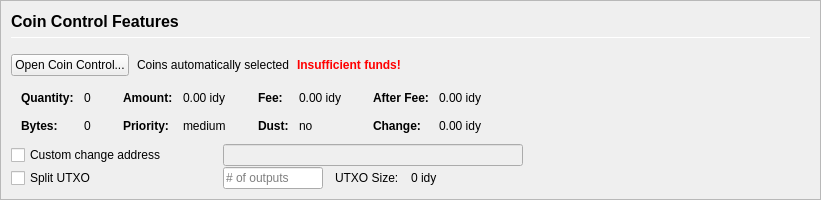
         <widget class="QFrame" name="frameCoinControl">
          <property name="sizePolicy">
           <sizepolicy hsizetype="Expanding" vsizetype="Expanding">
            <horstretch>0</horstretch>
            <verstretch>0</verstretch>
           </sizepolicy>
          </property>
          <property name="maximumSize">
           <size>
            <width>16777215</width>
            <height>16777215</height>
           </size>
          </property>
          <property name="frameShape">
           <enum>QFrame::StyledPanel</enum>
          </property>
          <property name="frameShadow">
           <enum>QFrame::Sunken</enum>
          </property>
          <layout class="QVBoxLayout" name="verticalLayoutCoinControl2">
           <property name="spacing">
            <number>0</number>
           </property>
           <property name="leftMargin">
            <number>0</number>
           </property>
           <property name="topMargin">
            <number>0</number>
           </property>
           <property name="rightMargin">
            <number>0</number>
           </property>
           <property name="bottomMargin">
            <number>0</number>
           </property>
           <item>
            <widget class="QFrame" name="frameCoinControl_BG">
             <layout class="QVBoxLayout" name="verticalLayoutCoinControl" stretch="0,0,0,0,0,0">
              <property name="spacing">
               <number>1</number>
              </property>
              <property name="leftMargin">
               <number>10</number>
              </property>
              <property name="topMargin">
               <number>10</number>
              </property>
              <item>
               <layout class="QHBoxLayout" name="horizontalLayoutCoinControl1">
                <property name="bottomMargin">
                 <number>15</number>
                </property>
                <item>
                 <layout class="QVBoxLayout" name="verticalLayout_3">
                  <property name="spacing">
                   <number>6</number>
                  </property>
                  <item>
                   <widget class="QLabel" name="labelCoinControlFeatures">
                    <property name="sizePolicy">
                     <sizepolicy hsizetype="Preferred" vsizetype="Maximum">
                      <horstretch>0</horstretch>
                      <verstretch>0</verstretch>
                     </sizepolicy>
                    </property>
                    <property name="minimumSize">
                     <size>
                      <width>0</width>
                      <height>20</height>
                     </size>
                    </property>
                    <property name="font">
                     <font>
                      <pointsize>12</pointsize>
                      <weight>75</weight>
                      <bold>true</bold>
                     </font>
                    </property>
                    <property name="styleSheet">
                     <string notr="true">font-weight:bold;</string>
                    </property>
                    <property name="text">
                     <string>Coin Control Features</string>
                    </property>
                   </widget>
                  </item>
                  <item>
                   <widget class="Line" name="line">
                    <property name="minimumSize">
                     <size>
                      <width>0</width>
                      <height>1</height>
                     </size>
                    </property>
                    <property name="maximumSize">
                     <size>
                      <width>16777215</width>
                      <height>1</height>
                     </size>
                    </property>
                    <property name="orientation">
                     <enum>Qt::Horizontal</enum>
                    </property>
                   </widget>
                  </item>
                 </layout>
                </item>
               </layout>
              </item>
              <item>
               <layout class="QHBoxLayout" name="horizontalLayoutCoinControl2" stretch="0,0,0,0">
                <property name="spacing">
                 <number>8</number>
                </property>
                <property name="bottomMargin">
                 <number>10</number>
                </property>
                <item>
                 <widget class="QPushButton" name="pushButtonCoinControl">
                  <property name="styleSheet">
                   <string notr="true"/>
                  </property>
                  <property name="text">
                   <string>Open Coin Control...</string>
                  </property>
                  <property name="autoDefault">
                   <bool>false</bool>
                  </property>
                 </widget>
                </item>
                <item>
                 <widget class="QLabel" name="labelCoinControlAutomaticallySelected">
                  <property name="text">
                   <string>Coins automatically selected</string>
                  </property>
                  <property name="margin">
                   <number>5</number>
                  </property>
                 </widget>
                </item>
                <item>
                 <widget class="QLabel" name="labelCoinControlInsuffFunds">
                  <property name="font">
                   <font>
                    <weight>75</weight>
                    <bold>true</bold>
                   </font>
                  </property>
                  <property name="styleSheet">
                   <string notr="true">color:red;font-weight:bold;</string>
                  </property>
                  <property name="text">
                   <string>Insufficient funds!</string>
                  </property>
                  <property name="margin">
                   <number>5</number>
                  </property>
                 </widget>
                </item>
                <item>
                 <spacer name="horizontalSpacerCoinControl">
                  <property name="orientation">
                   <enum>Qt::Horizontal</enum>
                  </property>
                  <property name="sizeHint" stdset="0">
                   <size>
                    <width>40</width>
                    <height>1</height>
                   </size>
                  </property>
                 </spacer>
                </item>
               </layout>
              </item>
              <item>
               <widget class="QWidget" name="widgetCoinControl" native="true">
                <property name="sizePolicy">
                 <sizepolicy hsizetype="Preferred" vsizetype="Preferred">
                  <horstretch>0</horstretch>
                  <verstretch>0</verstretch>
                 </sizepolicy>
                </property>
                <property name="minimumSize">
                 <size>
                  <width>0</width>
                  <height>0</height>
                 </size>
                </property>
                <property name="styleSheet">
                 <string notr="true"/>
                </property>
                <layout class="QHBoxLayout" name="horizontalLayoutCoinControl5">
                 <property name="leftMargin">
                  <number>0</number>
                 </property>
                 <property name="topMargin">
                  <number>0</number>
                 </property>
                 <property name="rightMargin">
                  <number>0</number>
                 </property>
                 <property name="bottomMargin">
                  <number>0</number>
                 </property>
                 <item>
                  <layout class="QHBoxLayout" name="horizontalLayoutCoinControl3" stretch="0,0,0,1">
                   <property name="spacing">
                    <number>20</number>
                   </property>
                   <property name="topMargin">
                    <number>0</number>
                   </property>
                   <property name="bottomMargin">
                    <number>10</number>
                   </property>
                   <item>
                    <layout class="QFormLayout" name="formLayoutCoinControl1">
                     <property name="horizontalSpacing">
                      <number>10</number>
                     </property>
                     <property name="verticalSpacing">
                      <number>14</number>
                     </property>
                     <property name="leftMargin">
                      <number>10</number>
                     </property>
                     <property name="topMargin">
                      <number>4</number>
                     </property>
                     <property name="rightMargin">
                      <number>6</number>
                     </property>
                     <item row="0" column="0">
                      <widget class="QLabel" name="labelCoinControlQuantityText">
                       <property name="font">
                        <font>
                         <weight>75</weight>
                         <bold>true</bold>
                        </font>
                       </property>
                       <property name="text">
                        <string>Quantity:</string>
                       </property>
                       <property name="margin">
                        <number>0</number>
                       </property>
                      </widget>
                     </item>
                     <item row="0" column="1">
                      <widget class="QLabel" name="labelCoinControlQuantity">
                       <property name="cursor">
                        <cursorShape>IBeamCursor</cursorShape>
                       </property>
                       <property name="contextMenuPolicy">
                        <enum>Qt::ActionsContextMenu</enum>
                       </property>
                       <property name="text">
                        <string notr="true">0</string>
                       </property>
                       <property name="margin">
                        <number>0</number>
                       </property>
                       <property name="textInteractionFlags">
                        <set>Qt::LinksAccessibleByMouse|Qt::TextSelectableByKeyboard|Qt::TextSelectableByMouse</set>
                       </property>
                      </widget>
                     </item>
                     <item row="1" column="0">
                      <widget class="QLabel" name="labelCoinControlBytesText">
                       <property name="font">
                        <font>
                         <weight>75</weight>
                         <bold>true</bold>
                        </font>
                       </property>
                       <property name="text">
                        <string>Bytes:</string>
                       </property>
                      </widget>
                     </item>
                     <item row="1" column="1">
                      <widget class="QLabel" name="labelCoinControlBytes">
                       <property name="cursor">
                        <cursorShape>IBeamCursor</cursorShape>
                       </property>
                       <property name="contextMenuPolicy">
                        <enum>Qt::ActionsContextMenu</enum>
                       </property>
                       <property name="text">
                        <string notr="true">0</string>
                       </property>
                       <property name="textInteractionFlags">
                        <set>Qt::LinksAccessibleByMouse|Qt::TextSelectableByKeyboard|Qt::TextSelectableByMouse</set>
                       </property>
                      </widget>
                     </item>
                    </layout>
                   </item>
                   <item>
                    <layout class="QFormLayout" name="formLayoutCoinControl2">
                     <property name="horizontalSpacing">
                      <number>10</number>
                     </property>
                     <property name="verticalSpacing">
                      <number>14</number>
                     </property>
                     <property name="leftMargin">
                      <number>6</number>
                     </property>
                     <property name="topMargin">
                      <number>4</number>
                     </property>
                     <property name="rightMargin">
                      <number>6</number>
                     </property>
                     <item row="0" column="0">
                      <widget class="QLabel" name="labelCoinControlAmountText">
                       <property name="font">
                        <font>
                         <weight>75</weight>
                         <bold>true</bold>
                        </font>
                       </property>
                       <property name="text">
                        <string>Amount:</string>
                       </property>
                       <property name="margin">
                        <number>0</number>
                       </property>
                      </widget>
                     </item>
                     <item row="0" column="1">
                      <widget class="QLabel" name="labelCoinControlAmount">
                       <property name="cursor">
                        <cursorShape>IBeamCursor</cursorShape>
                       </property>
                       <property name="contextMenuPolicy">
                        <enum>Qt::ActionsContextMenu</enum>
                       </property>
                       <property name="text">
                        <string notr="true">0.00 idy</string>
                       </property>
                       <property name="textInteractionFlags">
                        <set>Qt::LinksAccessibleByMouse|Qt::TextSelectableByKeyboard|Qt::TextSelectableByMouse</set>
                       </property>
                      </widget>
                     </item>
                     <item row="1" column="0">
                      <widget class="QLabel" name="labelCoinControlPriorityText">
                       <property name="font">
                        <font>
                         <weight>75</weight>
                         <bold>true</bold>
                        </font>
                       </property>
                       <property name="text">
                        <string>Priority:</string>
                       </property>
                      </widget>
                     </item>
                     <item row="1" column="1">
                      <widget class="QLabel" name="labelCoinControlPriority">
                       <property name="cursor">
                        <cursorShape>IBeamCursor</cursorShape>
                       </property>
                       <property name="contextMenuPolicy">
                        <enum>Qt::ActionsContextMenu</enum>
                       </property>
                       <property name="text">
                        <string>medium</string>
                       </property>
                       <property name="textInteractionFlags">
                        <set>Qt::LinksAccessibleByMouse|Qt::TextSelectableByKeyboard|Qt::TextSelectableByMouse</set>
                       </property>
                      </widget>
                     </item>
                    </layout>
                   </item>
                   <item>
                    <layout class="QFormLayout" name="formLayoutCoinControl3">
                     <property name="horizontalSpacing">
                      <number>10</number>
                     </property>
                     <property name="verticalSpacing">
                      <number>14</number>
                     </property>
                     <property name="leftMargin">
                      <number>6</number>
                     </property>
                     <property name="topMargin">
                      <number>4</number>
                     </property>
                     <property name="rightMargin">
                      <number>6</number>
                     </property>
                     <item row="0" column="0">
                      <widget class="QLabel" name="labelCoinControlFeeText">
                       <property name="font">
                        <font>
                         <weight>75</weight>
                         <bold>true</bold>
                        </font>
                       </property>
                       <property name="text">
                        <string>Fee:</string>
                       </property>
                       <property name="margin">
                        <number>0</number>
                       </property>
                      </widget>
                     </item>
                     <item row="0" column="1">
                      <widget class="QLabel" name="labelCoinControlFee">
                       <property name="cursor">
                        <cursorShape>IBeamCursor</cursorShape>
                       </property>
                       <property name="contextMenuPolicy">
                        <enum>Qt::ActionsContextMenu</enum>
                       </property>
                       <property name="text">
                        <string notr="true">0.00 idy</string>
                       </property>
                       <property name="textInteractionFlags">
                        <set>Qt::LinksAccessibleByMouse|Qt::TextSelectableByKeyboard|Qt::TextSelectableByMouse</set>
                       </property>
                      </widget>
                     </item>
                     <item row="1" column="0">
                      <widget class="QLabel" name="labelCoinControlLowOutputText">
                       <property name="font">
                        <font>
                         <weight>75</weight>
                         <bold>true</bold>
                        </font>
                       </property>
                       <property name="text">
                        <string>Dust:</string>
                       </property>
                      </widget>
                     </item>
                     <item row="1" column="1">
                      <widget class="QLabel" name="labelCoinControlLowOutput">
                       <property name="cursor">
                        <cursorShape>IBeamCursor</cursorShape>
                       </property>
                       <property name="contextMenuPolicy">
                        <enum>Qt::ActionsContextMenu</enum>
                       </property>
                       <property name="text">
                        <string>no</string>
                       </property>
                       <property name="textInteractionFlags">
                        <set>Qt::LinksAccessibleByMouse|Qt::TextSelectableByKeyboard|Qt::TextSelectableByMouse</set>
                       </property>
                      </widget>
                     </item>
                    </layout>
                   </item>
                   <item>
                    <layout class="QFormLayout" name="formLayoutCoinControl4">
                     <property name="horizontalSpacing">
                      <number>10</number>
                     </property>
                     <property name="verticalSpacing">
                      <number>14</number>
                     </property>
                     <property name="leftMargin">
                      <number>6</number>
                     </property>
                     <property name="topMargin">
                      <number>4</number>
                     </property>
                     <property name="rightMargin">
                      <number>6</number>
                     </property>
                     <item row="0" column="0">
                      <widget class="QLabel" name="labelCoinControlAfterFeeText">
                       <property name="font">
                        <font>
                         <weight>75</weight>
                         <bold>true</bold>
                        </font>
                       </property>
                       <property name="text">
                        <string>After Fee:</string>
                       </property>
                       <property name="margin">
                        <number>0</number>
                       </property>
                      </widget>
                     </item>
                     <item row="0" column="1">
                      <widget class="QLabel" name="labelCoinControlAfterFee">
                       <property name="cursor">
                        <cursorShape>IBeamCursor</cursorShape>
                       </property>
                       <property name="contextMenuPolicy">
                        <enum>Qt::ActionsContextMenu</enum>
                       </property>
                       <property name="text">
                        <string notr="true">0.00 idy</string>
                       </property>
                       <property name="textInteractionFlags">
                        <set>Qt::LinksAccessibleByMouse|Qt::TextSelectableByKeyboard|Qt::TextSelectableByMouse</set>
                       </property>
                      </widget>
                     </item>
                     <item row="1" column="0">
                      <widget class="QLabel" name="labelCoinControlChangeText">
                       <property name="font">
                        <font>
                         <weight>75</weight>
                         <bold>true</bold>
                        </font>
                       </property>
                       <property name="text">
                        <string>Change:</string>
                       </property>
                      </widget>
                     </item>
                     <item row="1" column="1">
                      <widget class="QLabel" name="labelCoinControlChange">
                       <property name="cursor">
                        <cursorShape>IBeamCursor</cursorShape>
                       </property>
                       <property name="contextMenuPolicy">
                        <enum>Qt::ActionsContextMenu</enum>
                       </property>
                       <property name="text">
                        <string notr="true">0.00 idy</string>
                       </property>
                       <property name="textInteractionFlags">
                        <set>Qt::LinksAccessibleByMouse|Qt::TextSelectableByKeyboard|Qt::TextSelectableByMouse</set>
                       </property>
                      </widget>
                     </item>
                    </layout>
                   </item>
                  </layout>
                 </item>
                </layout>
               </widget>
              </item>
              <item>
               <layout class="QHBoxLayout" name="horizontalLayoutCoinControl4">
                <property name="spacing">
                 <number>12</number>
                </property>
                <property name="sizeConstraint">
                 <enum>QLayout::SetDefaultConstraint</enum>
                </property>
                <property name="topMargin">
                 <number>0</number>
                </property>
                <property name="rightMargin">
                 <number>0</number>
                </property>
                <item>
                 <widget class="QCheckBox" name="checkBoxCoinControlChange">
                  <property name="sizePolicy">
                   <sizepolicy hsizetype="Preferred" vsizetype="Preferred">
                    <horstretch>0</horstretch>
                    <verstretch>0</verstretch>
                   </sizepolicy>
                  </property>
                  <property name="minimumSize">
                   <size>
                    <width>200</width>
                    <height>0</height>
                   </size>
                  </property>
                  <property name="maximumSize">
                   <size>
                    <width>200</width>
                    <height>16777215</height>
                   </size>
                  </property>
                  <property name="toolTip">
                   <string>If this is activated, but the change address is empty or invalid, change will be sent to a newly generated address.</string>
                  </property>
                  <property name="text">
                   <string>Custom change address</string>
                  </property>
                 </widget>
                </item>
                <item>
                 <widget class="QValidatedLineEdit" name="lineEditCoinControlChange">
                  <property name="enabled">
                   <bool>false</bool>
                  </property>
                  <property name="sizePolicy">
                   <sizepolicy hsizetype="Preferred" vsizetype="Preferred">
                    <horstretch>0</horstretch>
                    <verstretch>0</verstretch>
                   </sizepolicy>
                  </property>
                  <property name="minimumSize">
                   <size>
                    <width>300</width>
                    <height>0</height>
                   </size>
                  </property>
                 </widget>
                </item>
                <item>
                 <widget class="QLabel" name="labelCoinControlChangeLabel">
                  <property name="sizePolicy">
                   <sizepolicy hsizetype="Preferred" vsizetype="Preferred">
                    <horstretch>0</horstretch>
                    <verstretch>0</verstretch>
                   </sizepolicy>
                  </property>
                  <property name="minimumSize">
                   <size>
                    <width>100</width>
                    <height>0</height>
                   </size>
                  </property>
                  <property name="text">
                   <string/>
                  </property>
                  <property name="margin">
                   <number>3</number>
                  </property>
                 </widget>
                </item>
               </layout>
              </item>
              <item>
               <layout class="QHBoxLayout" name="horizontalLayoutCoinControl6">
                <property name="spacing">
                 <number>12</number>
                </property>
                <property name="rightMargin">
                 <number>0</number>
                </property>
                <item>
                 <widget class="QCheckBox" name="splitBlockCheckBox">
                  <property name="sizePolicy">
                   <sizepolicy hsizetype="Preferred" vsizetype="Preferred">
                    <horstretch>0</horstretch>
                    <verstretch>0</verstretch>
                   </sizepolicy>
                  </property>
                  <property name="minimumSize">
                   <size>
                    <width>200</width>
                    <height>0</height>
                   </size>
                  </property>
                  <property name="maximumSize">
                   <size>
                    <width>200</width>
                    <height>16777215</height>
                   </size>
                  </property>
                  <property name="text">
                   <string>Split UTXO</string>
                  </property>
                 </widget>
                </item>
                <item>
                 <widget class="QLineEdit" name="splitBlockLineEdit">
                  <property name="sizePolicy">
                   <sizepolicy hsizetype="Preferred" vsizetype="Preferred">
                    <horstretch>50</horstretch>
                    <verstretch>0</verstretch>
                   </sizepolicy>
                  </property>
                  <property name="minimumSize">
                   <size>
                    <width>100</width>
                    <height>0</height>
                   </size>
                  </property>
                  <property name="maximumSize">
                   <size>
                    <width>100</width>
                    <height>16777215</height>
                   </size>
                  </property>
                  <property name="placeholderText">
                   <string># of outputs</string>
                  </property>
                 </widget>
                </item>
                <item>
                 <widget class="QLabel" name="labelBlockSizeText">
                  <property name="text">
                   <string>UTXO Size:</string>
                  </property>
                 </widget>
                </item>
                <item>
                 <widget class="QLabel" name="labelBlockSize">
                  <property name="text">
                   <string>0 idy</string>
                  </property>
                 </widget>
                </item>
                <item>
                 <spacer name="horizontalSpacer_7">
                  <property name="orientation">
                   <enum>Qt::Horizontal</enum>
                  </property>
                  <property name="sizeHint" stdset="0">
                   <size>
                    <width>40</width>
                    <height>20</height>
                   </size>
                  </property>
                 </spacer>
                </item>
               </layout>
              </item>
              <item>
               <spacer name="verticalSpacerCoinControl">
                <property name="orientation">
                 <enum>Qt::Vertical</enum>
                </property>
                <property name="sizeHint" stdset="0">
                 <size>
                  <width>800</width>
                  <height>1</height>
                 </size>
                </property>
               </spacer>
              </item>
             </layout>
            </widget>
           </item>
          </layout>
         </widget>
